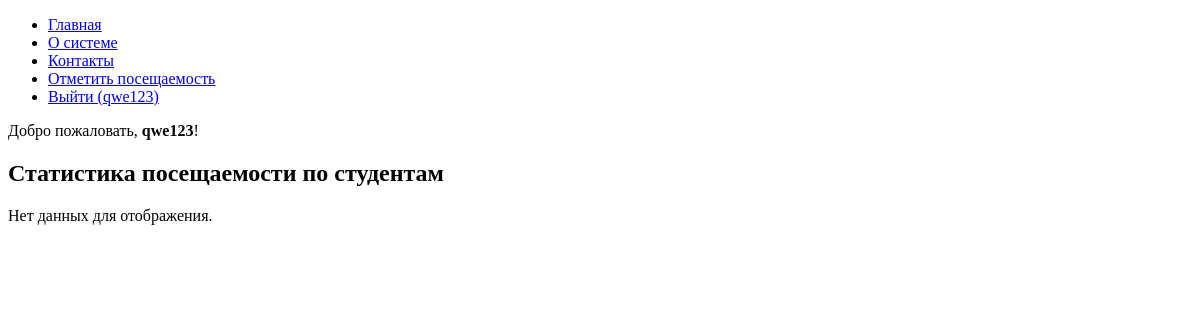
The app's page /stats/ (signed in), older data.
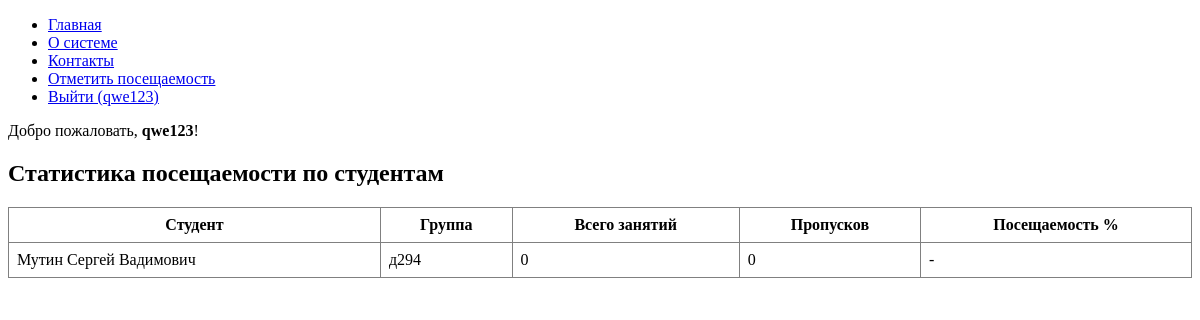
The same page, newer data.
### users/models.py (models this page shows, shortened)
class User(AbstractUser):
    username = models.CharField(
        max_length=150,
        unique=True,
        verbose_name='Логин',
        help_text='Латиница, цифры и @#$%^&+=!_.-/?*()',
    )
    @property
    def is_student(self):
        return hasattr(self, 'student')
    @property
    def is_teacher(self):
        return hasattr(self, 'teacher')
    class Meta:
        constraints = [
            models.CheckConstraint(
                name='username_allowed_chars',
                check=Q(username__regex=ALLOWED_RE),
            ),
        ]

### journal/models.py (models this page shows, shortened)
class Student(models.Model):
    name = models.CharField("ФИО студента", max_length=100)
    group = models.ForeignKey(Group, on_delete=models.CASCADE, verbose_name="Группа")
    birth_date = models.DateField("Дата рождения", null=True, blank=True)
    user_profile = models.OneToOneField(settings.AUTH_USER_MODEL, on_delete=models.CASCADE, null=True, blank=True)

class Group(models.Model):
    name = models.CharField("Название группы", max_length=50)
    course = models.IntegerField("Курс", null=True, blank=True)  # Добавьте эту строку

### journal/views.py (the view)
# urls.py: path('stats/', views.attendance_stats, name='attendance_stats'),
@login_required
def attendance_stats(request):
    stats = Student.objects.annotate(
        total=Count('attendance'),
        absences=Count('attendance', filter=Q(attendance__present=False))
    )
    for student in stats:
        if student.total > 0:
            student.attendance_percent = round(((student.total - student.absences) / student.total) * 100, 1)
        else:
            student.attendance_percent = 0
    return render(request, 'journal/stats.html', {'stats': stats})

### journal/templates/journal/stats.html (shortened to what this page needs)
{% extends 'base.html' %}
{% block content %}
<h2>Статистика посещаемости по студентам</h2>
{% if stats %}
    <table border="1" cellpadding="8" style="border-collapse: collapse; width: 100%;">
        <thead>
            <tr>
                <th>Студент</th>
                <th>Группа</th>
                <th>Всего занятий</th>
                <th>Пропусков</th>
                <th>Посещаемость %</th>
            </tr>
        </thead>
        <tbody>
            {% for student in stats %}
            <tr>
                <td>{{ student.name }}</td>
                <td>{{ student.group.name }}</td>
                <td>{{ student.total }}</td>
                <td>{{ student.absences }}</td>
                <td>
                    {% if student.total > 0 %}
                        {{ student.attendance_percent }}%
                    {% else %}
                        -
                    {% endif %}
                </td>
            </tr>
            {% endfor %}
        </tbody>
    </table>
{% else %}
    <p>Нет данных для отображения.</p>
{% endif %}
{% endblock %}

### templates/base.html (shortened to what this page needs)
<!DOCTYPE html>
<html lang="ru">
<head>
    {% load static %}
    <link href="{% static 'journal/css/styles.css' %}" rel="stylesheet">
</head>
<body>
    <nav>
        <ul>
            <li><a href="{% url 'home' %}">Главная</a></li>
            <li><a href="{% url 'about' %}">О системе</a></li>
            <li><a href="{% url 'contacts' %}">Контакты</a></li>
            {% if user.is_staff %}
                <li><a href="{% url 'attendance_add' %}">Отметить посещаемость</a></li>
            {% endif %}
            {% if user.is_authenticated %}
                <li><a href="{% url 'logout' %}">Выйти ({{ user.username }})</a></li>
            {% else %}
                <li><a href="{% url 'login' %}">Вход</a></li>
                <li><a href="{% url 'register' %}">Регистрация</a></li>
            {% endif %}
        </ul>
    </nav>
    <div class="user-greeting">
        {% if user.is_authenticated %}
            <p>Добро пожаловать, <strong>{{ user.username }}</strong>!</p>
        {% else %}
            <p>Вы не авторизованы. <a href="{% url 'login' %}">Войдите</a> в систему.</p>
        {% endif %}
    </div>
    <div class="content">
        {% block content %}{% endblock %}
    </div>
</body>
</html>

Row changes from the older to the newer data that the page shows:
added Student: name "Мутин Сергей Вадимович", group.name "д294", total "0", absences "0"
Text that changed along with them:
text no longer shown: "Нет данных для отображения."
text now shown: "Студент Группа Всего занятий Пропусков Посещаемость %"
